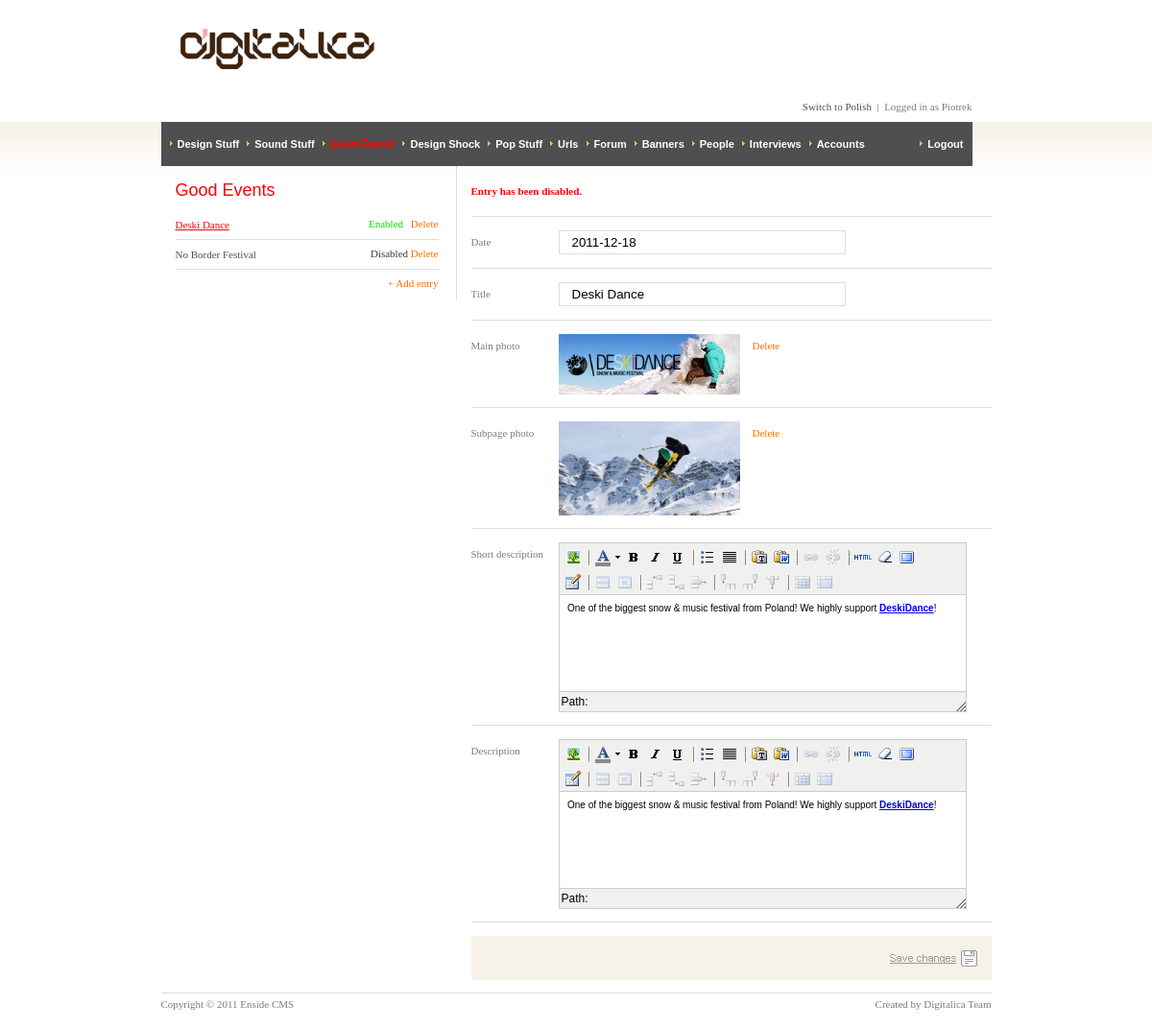
/admin/index.php?category=good-events&action=turnOff&id_s=50&id=50 (signed in), run on the app's committed database.
### tables this page shows
CREATE TABLE `sections` (
  `id` int(11) NOT NULL,
  `name` varchar(50) NOT NULL,
  `name_pl` varchar(50) NOT NULL,
  `name_en` varchar(50) NOT NULL,
  `url` varchar(20) NOT NULL
);

CREATE TABLE `threads` (
  `id` int(11) NOT NULL,
  `section` int(11) NOT NULL,
  `date` date NOT NULL,
  `title` varchar(100) NOT NULL,
  `url` varchar(40) NOT NULL,
  `short_text` text NOT NULL,
  `long_text` text NOT NULL,
  `author` int(11) NOT NULL,
  `comments` int(11) NOT NULL DEFAULT '0',
  `img_small` tinyint(1) NOT NULL DEFAULT '0',
  `img_big` tinyint(1) NOT NULL DEFAULT '0',
  `active` tinyint(1) NOT NULL DEFAULT '1'
);

### admin/templates/good-events.phtml (called while the page is built)
<? include('templates/threads.phtml');?>

### admin/index.php (called while the page is built, shortened)
<?php
        require('include/functions.php');
	if(!zalogowany()) {
                $category = 'cms';
	} else {
            if(isset($_GET['category'])) $category = $_GET['category']; else $category = '';
	}
        $filename = 'controllers/'.$category.'.php';
        include($filename);
?>

### admin/include/functions.php (called while the page is built, shortened)
<?	defined( "_29h9xwpHzQWKK6U3ov54noaKk1YASDBhrNPg" ) or die( "Direct Access to this location is not allowed." );
  	function zalogowany() {
 		if(isset($_SESSION['zalogowany']) && $_SESSION['zalogowany']==true && !empty($_SESSION['id']) && !empty($_SESSION['pass_session'])) {
                    $category_db = 'users';
                    $id = $_SESSION['id'];
                    $pass_session = $_SESSION['pass_session'];
                    $sql = "SELECT * FROM `$category_db` WHERE `id` = '$id' AND `pass_session` = '$pass_session' AND `active` = '1' LIMIT 1";
                    $wynik = mysql_query($sql);
                    $w = mysql_fetch_array($wynik);
                    if($w) {
                        generuj_menu_top();
                        $result = true;
                    } else {
                        $result = false;
                    }
 		} else $result = false;
 		return $result;
 	}
        function generate_next_lang() {
            $langs = unserialize(LANGS);
            $key = array_search(LANG, $langs) +1;
            if($key==sizeof($langs)) $key = 0;
            return $langs[$key];
        }
    function generuj_menu_top() {
            $category_db = 'privileges';
            $category_db2 = 'sections';
            $id = $_SESSION['id'];
            $sql = "SELECT * FROM `$category_db2` WHERE `id` IN (SELECT `section` FROM `$category_db` WHERE `user`='$id' AND `active`= 1) ORDER BY `id`";
            $wynik = mysql_query($sql);
    }
?>

### admin/templates/top.phtml (the view, shortened to what this page needs)
<!DOCTYPE html PUBLIC "-//W3C//DTD XHTML 1.0 Transitional//EN" "http://www.w3.org/TR/xhtml1/DTD/xhtml1-transitional.dtd">
<html xmlns="http://www.w3.org/1999/xhtml">
<head>
    <link rel="stylesheet" href="styles/style-admin.css" media="all" />
    <link rel="stylesheet" href="styles/style-admin-digitalica.css" media="all" />
    <link rel="stylesheet" href="styles/lightbox.css" type="text/css" media="screen" />
</head>
<body>
	<div id="container">
        <div id="logo">
        	<a href="<?=SCRIPT;?>"><img src="images/cms/logo.gif" /></a>
        </div>
        <?if($category!='cms'):?>
            <div id="login">
                <a href="<?=SCRIPT."?category=cms&action=lang&lang=".generate_next_lang();?>"><?=LANG_ZMIEN_JEZYK?></a> &nbsp;|&nbsp;
                <?=LANG_ZALOGOWANY_JAKO?> <?=$_SESSION['name']?>
            </div>
            <ul id="menu-top">
                <?if(!empty($_SESSION['sections'])): ?>
                    <?$counter=0; foreach ($_SESSION['sections'] as $m): ?>
                        <li><a href="<?=SCRIPT."?category={$m['url']}" ?>"<?if($active_category==$m['id']):?> id="menu-top-a-selected"<?endif;?>><?=$m['name_'.LANG]?></a></li>
                    <?$counter++; endforeach; ?>
                <?endif; ?>
                <li class="menu-top-right"><a href="<?=SCRIPT."?category=cms&action=logout" ?>"><?=LANG_WYLOGUJ?></a></li>
            </ul>
        <?endif;?>

### admin/controllers/threads.php (shortened to what this page needs)
<?
    global $category, $default_action, $category_db, $category_db2;
    $category_db = 'threads';
    function generuj_menu() {
            global $category_db, $active_category;
            $sql = "SELECT * FROM `$category_db` WHERE `section` = '$active_category' ORDER BY `date` DESC, `id` DESC";
            $wynik = mysql_query($sql);
            $menu = array();
            while($w = mysql_fetch_array($wynik)) {
                    $menu[] = $w;
            }
            return $menu;
    }
    function generuj_rekord($id='') {
        global $category_db, $category_db2, $active_category;
        if(!empty($id)) {
            $sql = "SELECT * FROM `$category_db` WHERE `section` = '$active_category' AND `id` = '$id' LIMIT 1";
            $wynik = mysql_query($sql);
            $w = mysql_fetch_array($wynik);
        } else {
            $w = false;
        }
        return $w;
    }
    if(empty($action) && isset($_GET['action'])) $action = $_GET['action'];
    $continue = true;
    while($continue):
        $continue = false;
        switch($action):
            case 'edit':
                $t['menu'] = generuj_menu();
                if(empty($id)) $id = (int)isset($_GET['id'])?$_GET['id']:0;
                $t['record'] = generuj_rekord($id);
                $t['action'] = 'edit-save';
                include("templates/$category.phtml");
                break;
            case 'turnOff':
                $id_s = (int)escape_data($_GET['id_s']);
                $wynik=mysql_query ("UPDATE `$category_db` SET `active`= '0' WHERE `id`= '$id_s' AND `section` = '$active_category' LIMIT 1");
                if($wynik) $t['message'] = LANG_WPIS_KOMUNIKAT13;
                else $t['message'] = LANG_WPIS_KOMUNIKAT14;
                $continue = true;
                $action = 'edit';
                break;
        endswitch;
    endwhile;
?>

### admin/templates/threads.phtml (shortened to what this page needs)
<? include('templates/top.phtml');?>
    <div id="submenu">
        <h1><?=$_SESSION['sections'][$active_category]['name_'.LANG]?></h1>
        <ul>
            <?if(!empty($t['menu'])): ?>
                <?$counter=0; foreach ($t['menu'] as $menu): ?>
                    <li>
                        <a class="submenu-left<?if($menu['id']==$t['record']['id']):?>-selected<?endif;?>" href="<?=SCRIPT."?category=$category&action=edit&id={$menu['id']}"?>"><?=$menu['title']?></a>
                        <div class="submenu-right">
                            <?if($menu['active']):?>
                                <a href="<?=SCRIPT."?category=$category&action=turnOff&id_s={$menu['id']}&id={$t['record']['id']}"?>" class="turnon"><?=LANG_WLACZONY?></a>
                            <?else:?>
                                <a href="<?=SCRIPT."?category=$category&action=turnOn&id_s={$menu['id']}&id={$t['record']['id']}"?>" class="turnoff"><?=LANG_WYLACZONY?></a>
                            <?endif;?>
                            <a href="<?=SCRIPT."?category=$category&action=delete&id_s={$menu['id']}&id={$t['record']['id']}"?>" class="delete" onClick="return confirm('<?=LANG_USUN_KOMUNIKAT?>');"><?=LANG_USUN?></a>
                        </div>
                    </li>
                <?$counter++; endforeach; ?>
            <?endif; ?>
            <li class="noborder">
                <a class="submenu-right" href="<?=SCRIPT."?category=$category&action=add"?>"><?=LANG_DODAJ_WPIS?></a>
            </li>
        </ul>
    </div>
    <div id="content">
        <form method="post" action="<?=SCRIPT."?category=$category&action={$t['action']}" ?>" enctype="multipart/form-data">
            <ul>
                <?if(!empty ($t['message'])):?>
                    <li class="bold red">
                        <?=$t['message']?>
                    </li>
                <?endif;?>
                <li>
                    <span class="content-span"><?=LANG_DATA?></span>
                    <input name="date" type="text" value="<?=$t['record']['date']?>" />
                </li>
                <li>
                    <span class="content-span"><?=LANG_TYTUL?></span>
                    <input name="title" type="text" value="<?=$t['record']['title']?>" />
                </li>
                <?php if($t['record']['img_small']): ?>
                    <li>
                        <span class="content-span"><?=LANG_ZDJECIE_GLOWNE?></span>
                        <div id="main-picture-container_small">
                            <img src="images/threads/<?=$t['record']['id'] ?>.jpg" alt=""/>
                            <div class="content-img-top-a">
                                <a href="<?=SCRIPT."?category=$category&action=delete-img_small&id={$t['record']['id']}"?>" class="content-usun" onclick="return confirm('<?=LANG_ZDJECIE_KOMUNIKAT?>');"><?=LANG_USUN?></a>
                            </div>
                        </div>
                    </li>
                <?php endif;?>
                <?php if($t['record']['img_big']): ?>
                    <li>
                        <span class="content-span"><?=LANG_ZDJECIE_PODSTRONA?></span>
                        <div id="main-picture-container_big">
                            <img src="images/threads/<?=$t['record']['id'] ?>_b.jpg" alt=""/>
                            <div class="content-img-top-a">
                                <a href="<?=SCRIPT."?category=$category&action=delete-img_big&id={$t['record']['id']}"?>" class="content-usun" onclick="return confirm('<?=LANG_ZDJECIE_KOMUNIKAT?>');"><?=LANG_USUN?></a>
                            </div>
                        </div>
                    </li>
                <?php endif;?>
                <li>
                    <span class="content-span"><?=LANG_KROTKI_OPIS?></span>
                </li>
                <li>
                    <span class="content-span"><?=LANG_OPIS?></span>
                </li>
                <li class="noborder">
                    <div id="content-zapisz">
                        <input type="image" id="content-zapisz-button" src="images/cms/langs/<?=LANG;?>/button-zapisz-zmiany.gif" />
                    </div>
                </li>
            </ul>
        </form>
    </div>
<? include('templates/bottom.phtml');?>

### styles/style-admin.css (style rules this page uses)
* { margin:0; padding:0; }
body { background: url(../images/cms/bgr.gif) repeat-x white; font-family: Tahoma; font-size: 11px; color: #7b7b7b; }
a { color: #4f4f4f; text-decoration: none; }
img { border: 0; }
ul { margin: 0; padding:0; }
h1 { font-size: 18px; color: #ff0000; font-family: Arial, Helvetica, sans-serif; font-weight:normal; }
.bold { font-weight:bold; }
.red { color: #ff0000; }
div#container { width: 865px; margin: 0 auto; padding-bottom: 20px; position:relative; padding-top: 127px; }
div#logo { position: absolute; top: 30px; left: 20px; }
div#login { position: absolute; top: 105px; right: 20px; }
ul#menu-top { font-family:Arial, Helvetica, sans-serif; background: #4f4f4f; list-style: none; height: 46px; width: 835px; padding: 0 5px; line-height: 46px; }
ul#menu-top li { float:left; margin: 0 4px; background: url(../images/cms/arrow-orange.gif) no-repeat; background-position: 0px 20px; padding-left: 8px; }
ul#menu-top li a { color: #fff; font-weight: bold; }
ul#menu-top li a#menu-top-a-selected { text-decoration: underline; color: #ff0000; }
ul#menu-top li.menu-top-right { float: right; }
div#submenu { padding-left: 15px; padding-top: 15px; width: 274px; padding-right: 18px; border: solid #dddddd; border-width: 0 1px 0 0; float: left; }
div#submenu ul { padding-bottom: 20px; padding-top: 10px; }
div#submenu ul li { list-style: none; border-color: #dddddd; border-style: solid; border-width: 0 0 1px 0; width: 274px; line-height: 19px; padding-top: 6px; padding-bottom: 5px; position: relative; }
div#submenu ul li .submenu-left, div#submenu ul li .submenu-left-selected { display: block; width: 190px; }
div#submenu ul li .submenu-left-selected, div#submenu ul li .submenu-left-shorter-selected { color: #ff0000; text-decoration:underline; }
div#submenu ul li .submenu-right { position: absolute; top: 5px; right: 0px; width:89px; text-align:right; color: #ff6c00; }
div#submenu ul li a.turnon { color: #00dd00; margin-right: 5px; }
div#submenu ul li a.turnoff { color: #423931; }
div#submenu ul li div { position: absolute; top: 5px; right: 0px; }
div#submenu ul li div a { color: #ff6c00; }
div#content { float: left; padding-left: 15px; vertical-align: top; min-height: 400px; }
div#content input { width: 271px; border: 1px solid #dddddd; padding: 4px 13px; }
div#content ul { width: 540px; }
div#content ul li { list-style: none; padding-bottom: 13px; padding-top: 14px; border: solid #dddddd; border-width: 0 0 1px 0; position: relative; line-height: 25px; width: 542px; }
ul li.noborder, div#submenu ul li.noborder, div#content ul li.noborder { border: 0; }
div#content ul li a { color: #ff6c00; }
div#content ul li span.content-span { width: 91px; float: left; }
div#content ul li div.content-img-top-a { position: absolute; top: 14px; display: inline; padding-left: 13px; color: #f6f4ee; }
div#main-picture-container_small img { width: 189px; height:63px; }
div#main-picture-container_big img { width: 189px; height:98px; }
div#content-zapisz { background: #F7F2E8; width: 100%; height: 46px; }
div#content-zapisz input#content-zapisz-button { width: 91px; height: 17px; float: right; padding: 15px; margin: 0; border: none; }

### scripts/tiny_mce/themes/advanced/skins/default/content.css (style rules this page uses)
body, td, pre { color:#000; font-family:Verdana, Arial, Helvetica, sans-serif; font-size:10px; margin:8px; }
body { background:#FFF; }
h1 { font-size: 2em }
img { border:0; }

### data on the page
sections: name_en "Design Stuff"
sections: name_en "Sound Stuff"
sections: name_en "Design Shock"
sections: name_en "Pop Stuff"
sections: name_en "Urls"
sections: name_en "Forum"
sections: name_en "Banners"
sections: name_en "People"
sections: name_en "Interviews"
sections: name_en "Accounts"
threads: title "Deski Dance", date "2011-12-18", img_small 1 (drawn), img_big 1 (drawn)
threads: title "No Border Festival"

### other printed values
$t['message'] "Entry has been disabled."
